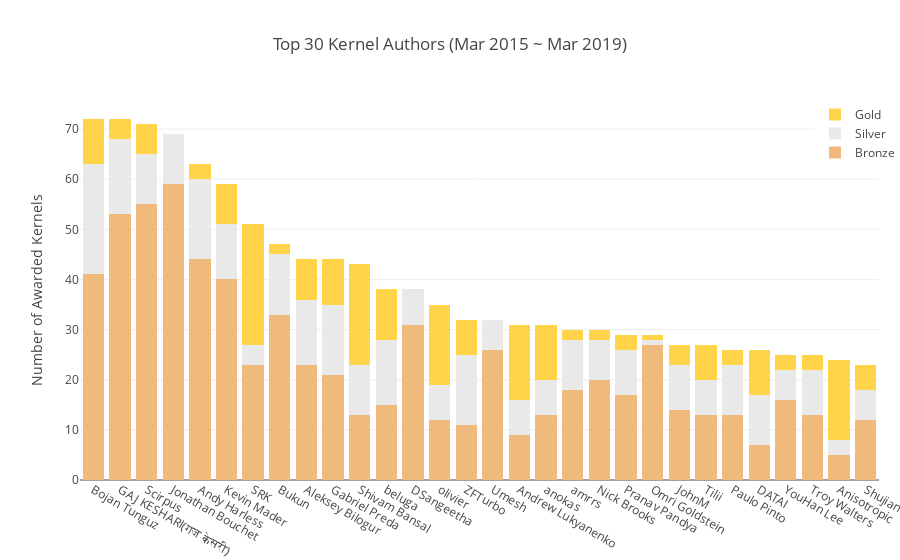

The cell this chart's notebook holds for it:
### Markdown cell above
Let's now have a quick look at some of the Top Authors in Kaggle

### Code cell
nbr_medals_per_author = pd.crosstab( [normal_user_kernels['AuthorUserId'], normal_user_kernels['DisplayName']], normal_user_kernels['Medal'])
nbr_medals_per_author = nbr_medals_per_author.rename(columns={0: 'NotAwarded', 1.0: 'Gold', 2.0: 'Silver', 3.0: 'Bronze'})
nbr_medals_per_author['Awarded'] = nbr_medals_per_author['Gold'] + nbr_medals_per_author['Silver'] + nbr_medals_per_author['Bronze']
nbr_medals_per_author = nbr_medals_per_author.sort_values(by='Awarded', ascending=False)
nbr_medals_per_author = nbr_medals_per_author.reset_index(level=1) # Make DisplayName a column

n = 30
top = nbr_medals_per_author[:n]


fig = {
    'data': [
        {
            'type': 'bar',
            'y': top['Bronze'].values,
            'x': top['DisplayName'].values,
            'name': 'Bronze',
            'marker': {'color': medal_colors[2]}
        }, {
            'type': 'bar',
            'y': top['Silver'].values,
            'x': top['DisplayName'].values,
            'name': 'Silver',
            'marker': {'color': medal_colors[1]}
        }, {
            'type': 'bar',
            'y': top['Gold'].values,
            'x': top['DisplayName'].values,
            'name': 'Gold',
            'marker': {'color': medal_colors[0]}
        }
    ], 'layout': {
        'title': f'Top {n} Kernel Authors ({range_dates_str})',
        'barmode': 'stack',
        'yaxis': {'title': 'Number of Awarded Kernels'},
        'legend': {'x': 0.92, 'y': 1},
        'margin': {'r': 0},
        #'plot_bgcolor': PLOT_BG_COLOR,
    }
}

iplot(fig)

### Figure 1 — Plotly figure (JSON) as saved in the notebook; plotly's stock layout.template omitted (floating-point values rounded to 4 significant figures)
{"data": [{"marker": {"color": "#f0ba7c"}, "name": "Bronze", "type": "bar", "uid": "fc5e544c-1192-4a98-b9a1-1454bea446d6", "x": ["Bojan Tunguz", "GAJ KESHARI(गज केसरी)", "Scirpus", "Jonathan Bouchet", "Andy Harless", "Kevin Mader", "SRK", "Bukun", "Aleksey Bilogur", "Gabriel Preda", "Shivam Bansal", "beluga", "DSangeetha", "olivier", "ZFTurbo", "Umesh", "Andrew Lukyanenko", "anokas", "amrrs", "Nick Brooks", "Pranav Pandya", "Omri Goldstein", "JohnM", "Tilii", "Paulo Pinto", "DATAI", "YouHan Lee", "Troy Walters", "Anisotropic", "Shujian L."], "y": [41, 53, 55, 59, 44, 40, 23, 33, 23, 21, 13, 15, 31, 12, 11, 26, 9, 13, 18, 20, 17, 27, 14, 13, 13, 7, 16, 13, 5, 12]}, {"marker": {"color": "#e9e9e9"}, "name": "Silver", "type": "bar", "uid": "e43ac0c6-77a4-49cd-84bd-41079ef41d89", "x": ["Bojan Tunguz", "GAJ KESHARI(गज केसरी)", "Scirpus", "Jonathan Bouchet", "Andy Harless", "Kevin Mader", "SRK", "Bukun", "Aleksey Bilogur", "Gabriel Preda", "Shivam Bansal", "beluga", "DSangeetha", "olivier", "ZFTurbo", "Umesh", "Andrew Lukyanenko", "anokas", "amrrs", "Nick Brooks", "Pranav Pandya", "Omri Goldstein", "JohnM", "Tilii", "Paulo Pinto", "DATAI", "YouHan Lee", "Troy Walters", "Anisotropic", "Shujian L."], "y": [22, 15, 10, 10, 16, 11, 4, 12, 13, 14, 10, 13, 7, 7, 14, 6, 7, 7, 10, 8, 9, 1, 9, 7, 10, 10, 6, 9, 3, 6]}, {"marker": {"color": "#ffd448"}, "name": "Gold", "type": "bar", "uid": "254eba87-3ed4-401f-b4f3-d13a36f75f37", "x": ["Bojan Tunguz", "GAJ KESHARI(गज केसरी)", "Scirpus", "Jonathan Bouchet", "Andy Harless", "Kevin Mader", "SRK", "Bukun", "Aleksey Bilogur", "Gabriel Preda", "Shivam Bansal", "beluga", "DSangeetha", "olivier", "ZFTurbo", "Umesh", "Andrew Lukyanenko", "anokas", "amrrs", "Nick Brooks", "Pranav Pandya", "Omri Goldstein", "JohnM", "Tilii", "Paulo Pinto", "DATAI", "YouHan Lee", "Troy Walters", "Anisotropic", "Shujian L."], "y": [9, 4, 6, 0, 3, 8, 24, 2, 8, 9, 20, 10, 0, 16, 7, 0, 15, 11, 2, 2, 3, 1, 4, 7, 3, 9, 3, 3, 16, 5]}], "layout": {"barmode": "stack", "legend": {"x": 0.92, "y": 1}, "margin": {"r": 0}, "title": {"text": "Top 30 Kernel Authors (Mar 2015 ~ Mar 2019)"}, "yaxis": {"title": {"text": "Number of Awarded Kernels"}}}}
